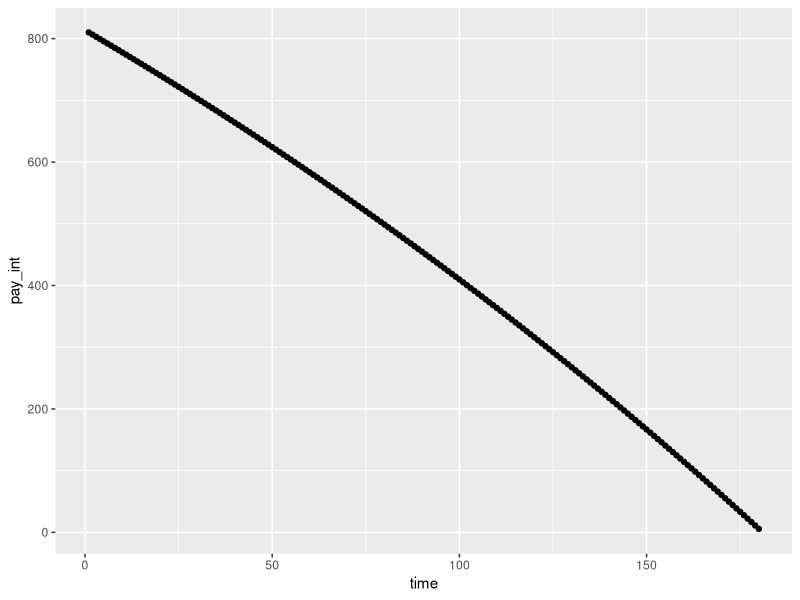
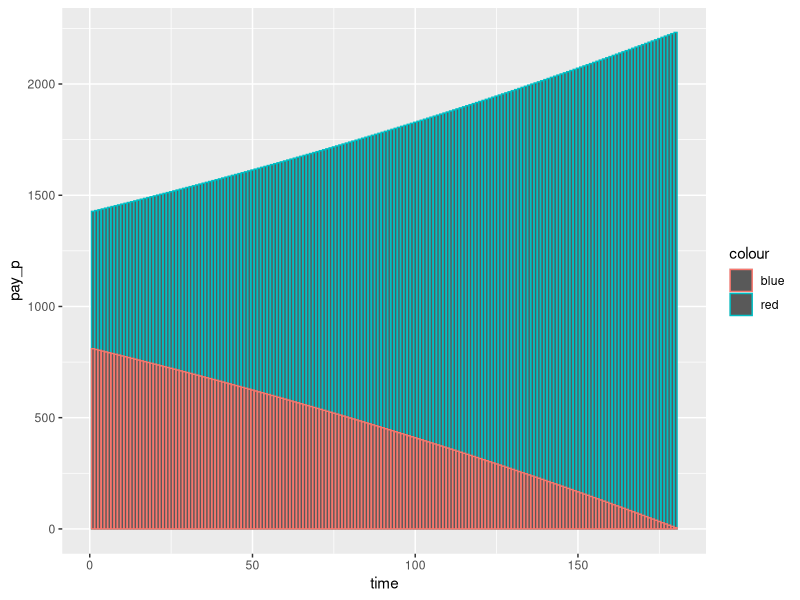

Write R code to recreate these figures, in order.



amortization <- function(cost, downpayment, interest, term) {
  mortgage_table<<-data.frame()
  amort_value <<- (cost)*(1-downpayment/100)*(interest/1200)*((1+interest/1200)^(term*12))/((1+interest/1200)^(term*12)-1)
  print(sprintf("$%.2f", amort_value))         
  mortgage_table<<-data.frame(matrix(0, nrow = term*12, ncol = 3))
  
  
  principal<<-cost-downpayment/100*cost
  colnames(mortgage_table)<<-c("principal","pay_int","pay_p")
    mortgage_table[1,]<<-c(principal,
                         pay_int=principal*interest/1200,
                         pay_p=amort_value-principal*interest/1200)
  
  for (x in 1:((term*12)-1)) {
    y<<-x+1
    mortgage_table[y,]<<-c(principal = mortgage_table$principal[x]-mortgage_table$pay_p[x],
                           interest = (mortgage_table$principal[x]-mortgage_table$pay_p[x])*interest/1200, 
                           pay_p =amort_value-((mortgage_table$principal[x]-mortgage_table$pay_p[x])*interest/1200)) 
  }
  mortgage_table<<-cbind(mortgage_table,time=c(1:(15*12)))
  }
amortization(405000,20,3,15)

tail(mortgage_table)

library(ggplot2)
qplot(data=mortgage_table, x=time, y=pay_int)

ggplot(mortgage_table, aes(time)) + 
        geom_bar(stat="identity", aes(y = pay_p, colour = "red")) + 
        geom_bar(stat="identity", aes(y = pay_int, colour = "blue"))